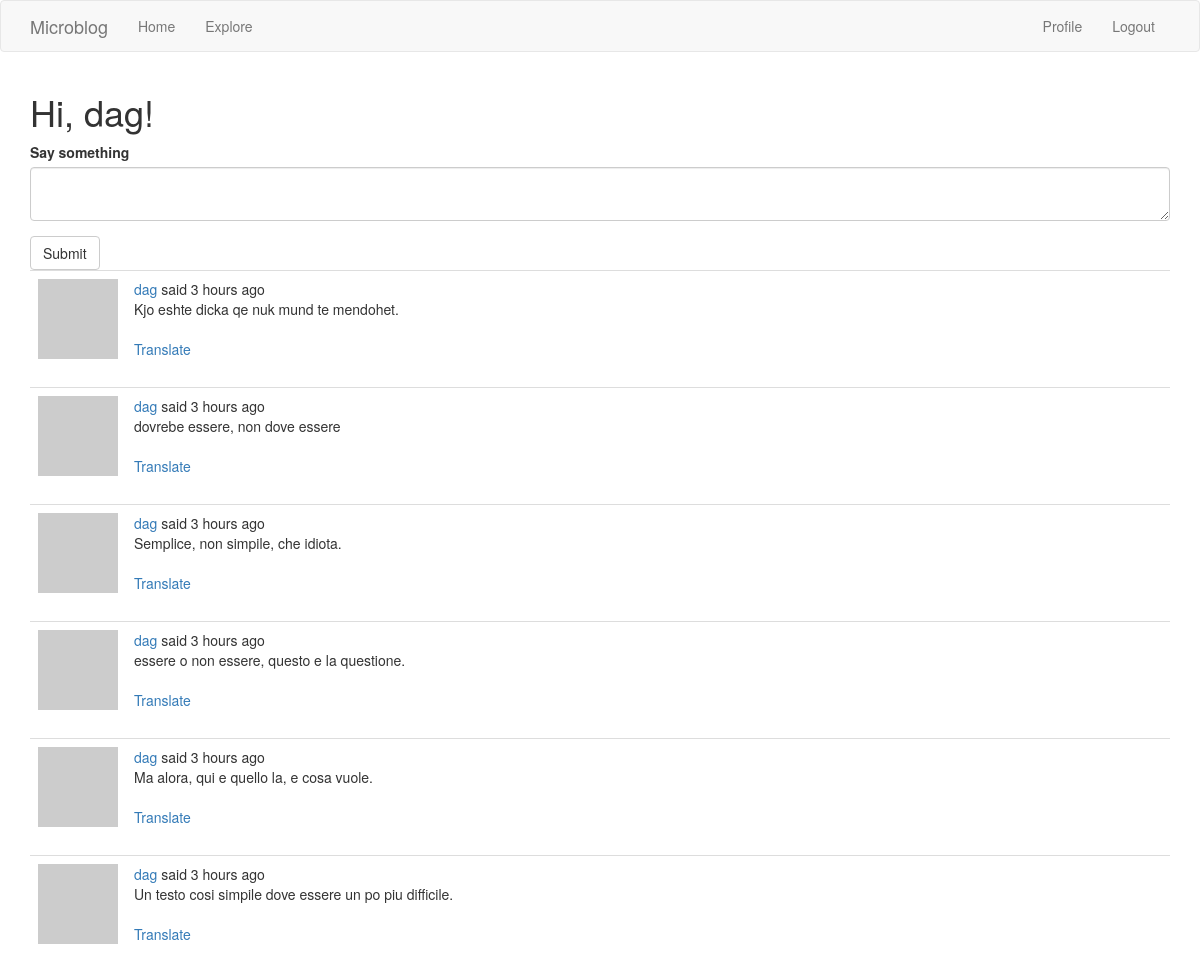
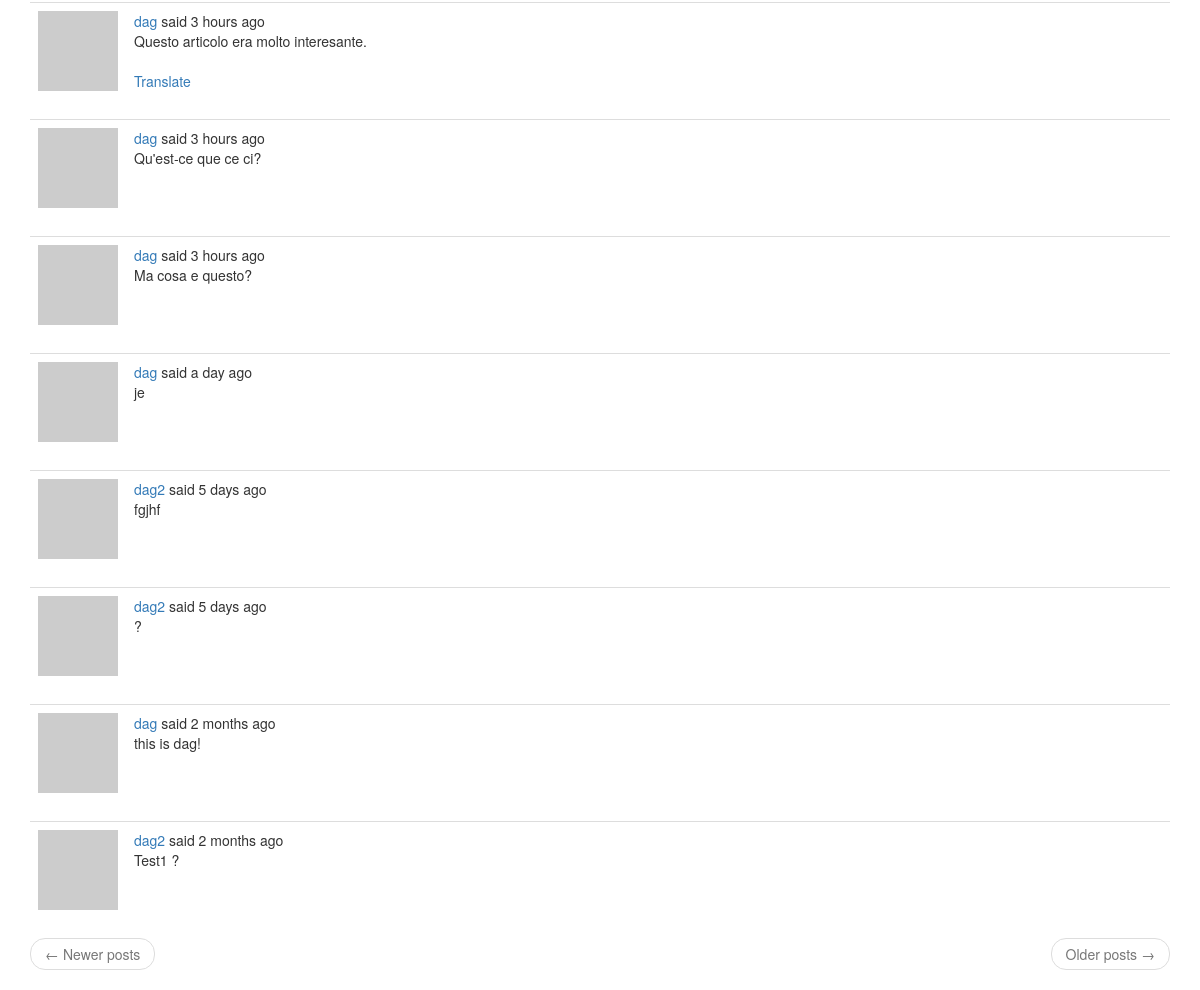
The page /index (signed in) on the database its author committed (2 pictures, top to bottom).
### app/models.py (models this page shows, shortened)
class User(UserMixin, db.Model):
    id = db.Column(db.Integer, primary_key=True)
    username = db.Column(db.String(64), index=True, unique=True)
    email = db.Column(db.String(120), index=True, unique=True)
    password_hash = db.Column(db.String(128))
    posts = db.relationship('Post', backref='author', lazy='dynamic')
    about_me = db.Column(db.String(140))
    last_seen = db.Column(db.DateTime, default=datetime.utcnow)
    followed = db.relationship(
        'User', secondary=followers,
        primaryjoin=(followers.c.follower_id == id),
        secondaryjoin=(followers.c.followed_id == id),
        backref=db.backref('followers', lazy='dynamic'), lazy='dynamic'
    )
    def avatar(self, size):
        digest = md5(self.email.lower().encode('utf-8')).hexdigest()
        return 'https://www.gravatar.com/avatar/{}?d=identicon&s={}'.format(digest, size)
    def followed_posts(self):
        followed = Post.query.join(
            followers, (followers.c.followed_id == Post.user_id)).filter(
                followers.c.follower_id == self.id)
        own = Post.query.filter_by(user_id=self.id)
        return followed.union(own).order_by(Post.timestamp.desc())

class Post(db.Model):
    id = db.Column(db.Integer, primary_key=True)
    body = db.Column(db.String(140))
    timestamp = db.Column(db.DateTime, index=True, default=datetime.utcnow)
    user_id = db.Column(db.Integer, db.ForeignKey('user.id'))
    language = db.Column(db.String(5))

### app/main/routes.py (the view, shortened to what this page needs)
@bp.route('/', methods=['GET', 'POST'])
@bp.route('/index', methods=['GET', 'POST'])
@login_required
def index():
    form = PostForm()
    page = request.args.get('page', 1, type=int)
    posts = current_user.followed_posts().paginate(page, current_app.config['POSTS_PER_PAGE'], False)
    next_url = url_for('index', page=posts.next_num) \
        if posts.has_next else None
    prev_url = url_for('index', page=posts.prev_num) \
        if posts.has_prev else None
    return render_template('index.html',
                            title='Home Page',
                            form=form,
                            posts=posts.items,
                            next_url=next_url,
                            prev_url=prev_url)

### app/main/forms.py
class PostForm(FlaskForm):
    post = TextAreaField(_l('Say something'), validators=[
        DataRequired(), Length(min=1, max=140)])
    submit = SubmitField(_l('Submit'))

### app/main/routes.py (called while the page is built)
@bp.before_request
def before_request():
    if current_user.is_authenticated:
        current_user.last_seen = datetime.utcnow()
        db.session.commit()
    g.locale = str(get_locale())

### app/models.py (called while the page is built)
@login.user_loader
def load_user(id):
    return User.query.get(int(id))

### app/templates/index.html
{% extends "base.html" %}
{%import 'bootstrap/wtf.html' as wtf%}
{% block app_content %}
    <h1>{{_('Hi, %(username)s!', username=current_user.username)}}</h1>
    {% if form %}
        {{wtf.quick_form(form)}}
    {% endif %}
    {% for post in posts %}
        {% include '_post.html' %}
    {% endfor %}
    <nav aria-label="...">
        <ul class="pager">
            <li class="previous{%if not prev_url%} disabled{%endif%}">
                <a href="{{prev_url or '#'}}">
                    <span aria-hidden="true">&larr;</span> {{_('Newer posts')}}
                </a>
            </li>
            <li class="next{%if not next_url%} disabled{%endif%}">
                <a href="{{next_url or '#'}}">
                    {{_('Older posts')}} <span aria-hidden="true">&rarr;</span>
                </a>
            </li>
        </ul>
    </nav>
{% endblock %}

### app/templates/base.html (shortened to what this page needs)
{%extends 'bootstrap/base.html'%}
{%block navbar%}
    <nav class="navbar navbar-default">
        <div class="container">
            <div class="navbar-header">
                <a class="navbar-brand" href="{{url_for('main.index')}}">Microblog</a>
            </div>
            <div class="collapse navbar-collapse" id="bs-example-navbar-collapse-1">
                <ul class="nav navbar-nav">
                    <li><a href="{{url_for('main.index')}}">{{_('Home')}}</a></li>
                    <li><a href="{{url_for('main.explore')}}">{{_('Explore')}}</a></li>
                </ul>
                <ul class="nav navbar-nav navbar-right">
                    {%if current_user.is_anonymous%}
                        <li><a href="{{url_for('auth.login')}}">{{_('Login')}}</a></li>
                    {%else%}
                        <li><a href="{{url_for('main.user', username=current_user.username)}}">{{_('Profile')}}</a></li>
                        <li><a href="{{url_for('auth.logout')}}">{{_('Logout')}}</a></li>
                    {%endif%}
                </ul>
            </div>
        </div>
    </nav>
{%endblock%}
{%block content%}
    <div class="container">
        {%block app_content%}{%endblock%}
    </div>
{%endblock%}

### app/templates/_post.html (shortened to what this page needs)
<table class="table talbe-hover">
    <tr>
        <td width="70px">
            <a href="{{url_for('main.user', username=post.author.username)}}">
                <img src="{{ post.author.avatar(70) }}"/>
            </a>
        </td>
        <td>
            {{_('%(username)s said %(when)s',
                    username=user_link, when=moment(post.timestamp).fromNow() )}}
            <br>
            <span id="post{{post.id}}">{{ post.body }}</span>
            {%if post.language and post.language != g.locale%}
                <br><br>
                <span id="translation{{ post.id }}">
                        <a href="javascript:translate(
                                    '#post{{ post.id }}',
                                    '#translation{{ post.id }}',
                                    '{{ post.language }}',
                                    '{{ g.locale }}');">{{ _('Translate') }}</a>
                </span>
            {%endif%}
        </td>
    </tr>
</table>

### rows shown on the page
Post: body "Kjo eshte dicka qe nuk mund te mendohet."
Post: body "dovrebe essere, non dove essere"
Post: body "Semplice, non simpile, che idiota."
Post: body "essere o non essere, questo e la questione."
Post: body "Ma alora, qui e quello la, e cosa vuole."
Post: body "Un testo cosi simpile dove essere un po piu difficile."
Post: body "Questo articolo era molto interesante."
Post: body "Qu'est-ce que ce ci?"
Post: body "Ma cosa e questo?"
Post: body "je"
Post: body "fgjhf"
Post: body "?"
Post: body "this is dag!"
Post: body "Test1 ?"
